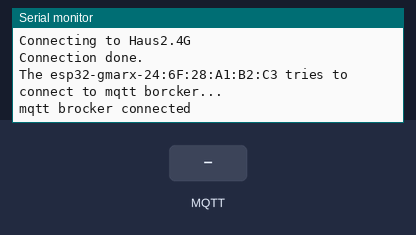
This sketch was run on a simulated ESP32. Parts: the last lines printed to the serial monitor. The inputs (shaded band) are chosen by the test bench. WiFi joins after 1.5 s; servers stay silent unless stated; no MQTT or app messages arrive unless stated.

Above: at 2.7 s.
2.8 s: MQTT message "1" arrives on the first subscribed topic
At 3.4 s:
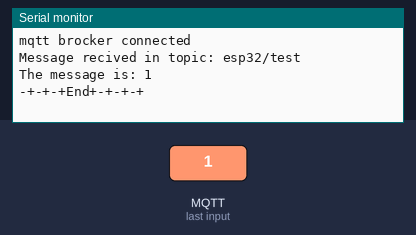
4.3 s: MQTT message "on" arrives on the first subscribed topic
At 5.5 s:
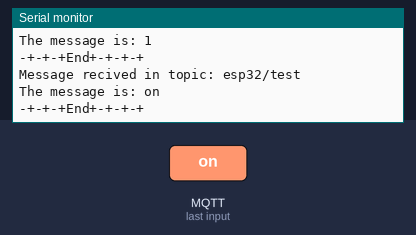
5.8 s: MQTT message "off" arrives on the first subscribed topic
At 6.9 s:
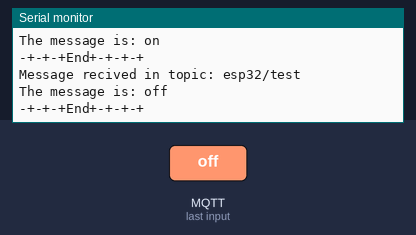

Measured:
- after the input at 2.8 s, the serial monitor: prints a new line at once (image 1)
- after the input at 4.3 s, the serial monitor: prints a new line at once (image 2)
- after the input at 5.8 s, the serial monitor: prints a new line at once (image 3)

The sketch:

esp32-mqtt-emqx.ino
```cpp
// Summer School 2022
// ESP32 test code for MQTT protocol using
// a free MQTT broker by emqx
// Gerardo Marx
#include <WiFi.h>
#include <PubSubClient.h>

// WiFi configuration
const char *ssid = "Haus2.4G"; // WiFi name
const char *password = "7476Haus#CB2040$";  // WiFi password
WiFiClient espClient;

// mqtt brocker:
const char *mqttBrocker = "broker.emqx.io";
const char *topic = "esp32/test";
const char *mqttUsername = "emqx";
const char *mqttPassword = "public";
const int mqttPort = 1883;
PubSubClient client(espClient);


void setup(){
  //serial communication
  Serial.begin(115200);
  WiFi.begin(ssid, password);
  while(WiFi.status() != WL_CONNECTED){
    delay(500);
    Serial.print("Connecting to ");
    Serial.println(ssid);
  }
  Serial.println("Connection done.");
  //connecting to a mqtt brocker:
  client.setServer(mqttBrocker, mqttPort);
  client.setCallback(callback);
  while(!client.connected()){
    String clientID = "esp32-gmarx-";
    clientID += String(WiFi.macAddress());
    Serial.printf("The %s tries to connect to mqtt borcker...\n",clientID.c_str());
    if(client.connect(clientID.c_str(), mqttUsername, mqttPassword)){
      Serial.println("mqtt brocker connected");
    }
    else {
      Serial.print("mqtt connection failed");
      Serial.println(client.state());
      delay(2000);
    }
  }
  //once connected publish and suscribe:
  client.publish(topic, "Hi EMQX broker I'm a ESP32 :)");
  client.subscribe(topic);
}

void loop(){
  client.loop();
}

void callback(char *topic, byte *payload, unsigned int length){
  Serial.print("Message recived in topic: ");
  Serial.println(topic);
  Serial.print("The message is: ");
  for(int i=0;i<length; i++){
    Serial.print((char) payload[i]);
  }
  Serial.println();
  Serial.println("-+-+-+End+-+-+-+");
}
```
